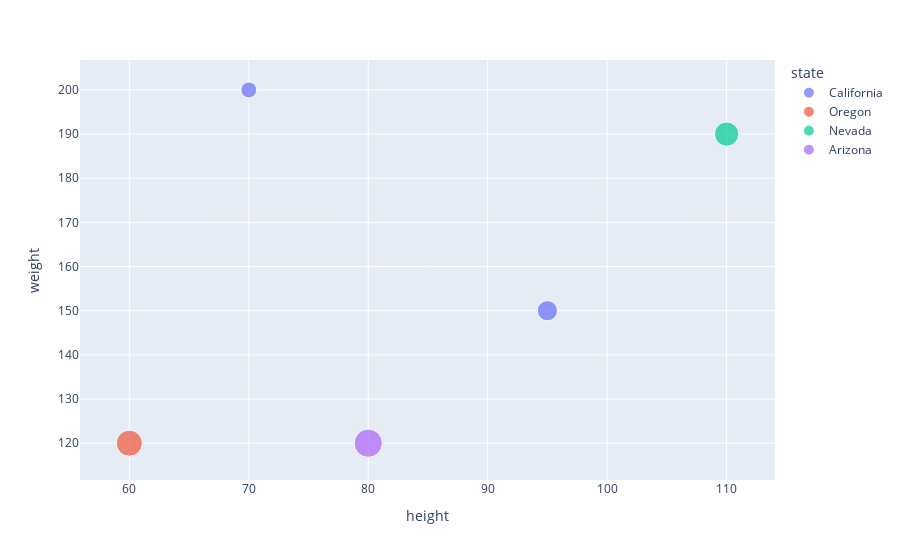

Source (notebook cell):
### Markdown cell above
Here is the Plotly version.

### Code cell
px.scatter(
    data_frame=df,
    x="height",
    y="weight",
    color="state",
    size="GPA"
)

### Figure 1 — Plotly figure (JSON) as saved in the notebook; plotly's stock layout.template omitted (floating-point values rounded to 4 significant figures)
{"data": [{"hovertemplate": "state=California<br>height=%{x}<br>weight=%{y}<br>GPA=%{marker.size}<extra></extra>", "legendgroup": "California", "marker": {"color": "#636efa", "size": [1.5, 2.4], "sizemode": "area", "sizeref": 0.01175, "symbol": "circle"}, "mode": "markers", "name": "California", "orientation": "v", "showlegend": true, "type": "scatter", "x": [70, 95], "xaxis": "x", "y": [200, 150], "yaxis": "y"}, {"hovertemplate": "state=Oregon<br>height=%{x}<br>weight=%{y}<br>GPA=%{marker.size}<extra></extra>", "legendgroup": "Oregon", "marker": {"color": "#EF553B", "size": [4], "sizemode": "area", "sizeref": 0.01175, "symbol": "circle"}, "mode": "markers", "name": "Oregon", "orientation": "v", "showlegend": true, "type": "scatter", "x": [60], "xaxis": "x", "y": [120], "yaxis": "y"}, {"hovertemplate": "state=Nevada<br>height=%{x}<br>weight=%{y}<br>GPA=%{marker.size}<extra></extra>", "legendgroup": "Nevada", "marker": {"color": "#00cc96", "size": [3.5], "sizemode": "area", "sizeref": 0.01175, "symbol": "circle"}, "mode": "markers", "name": "Nevada", "orientation": "v", "showlegend": true, "type": "scatter", "x": [110], "xaxis": "x", "y": [190], "yaxis": "y"}, {"hovertemplate": "state=Arizona<br>height=%{x}<br>weight=%{y}<br>GPA=%{marker.size}<extra></extra>", "legendgroup": "Arizona", "marker": {"color": "#ab63fa", "size": [4.7], "sizemode": "area", "sizeref": 0.01175, "symbol": "circle"}, "mode": "markers", "name": "Arizona", "orientation": "v", "showlegend": true, "type": "scatter", "x": [80], "xaxis": "x", "y": [120], "yaxis": "y"}], "layout": {"autosize": true, "legend": {"itemsizing": "constant", "title": {"text": "state"}, "tracegroupgap": 0}, "margin": {"t": 60}, "xaxis": {"anchor": "y", "autorange": true, "domain": [0, 1], "range": [55.5, 114.4], "title": {"text": "height"}, "type": "linear"}, "yaxis": {"anchor": "x", "autorange": true, "domain": [0, 1], "range": [107.6, 209.2], "title": {"text": "weight"}, "type": "linear"}}}
